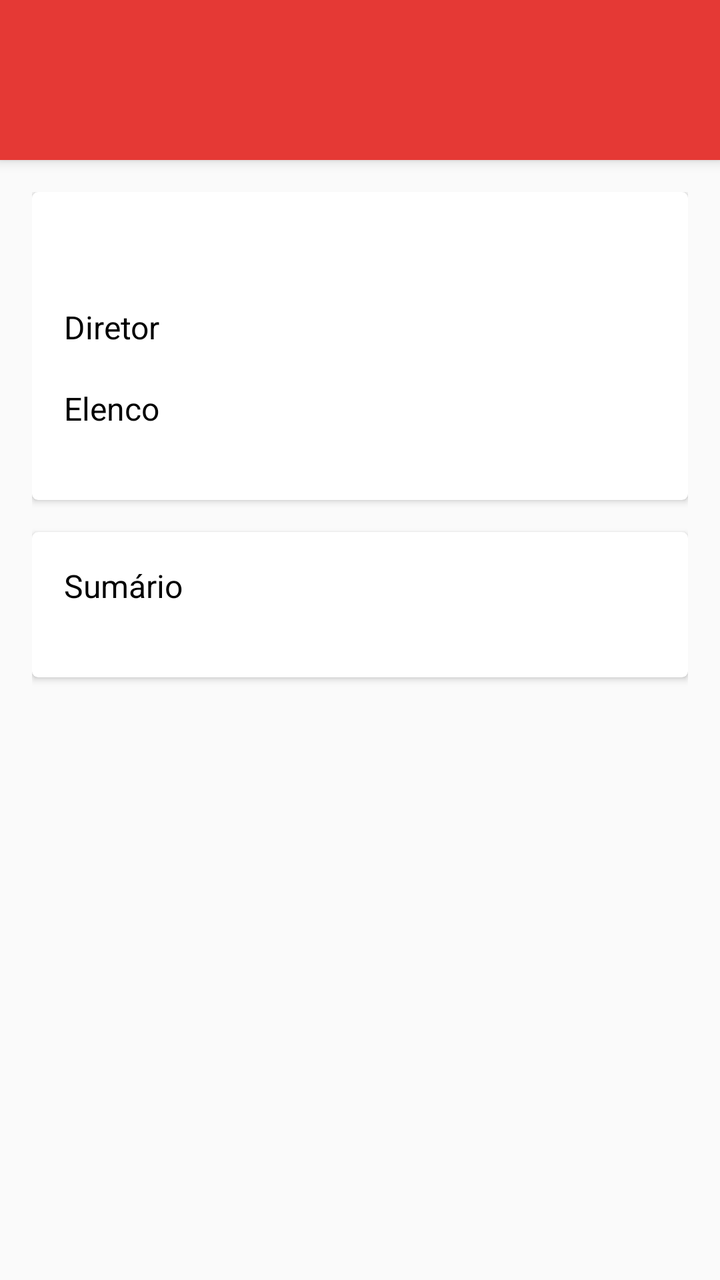
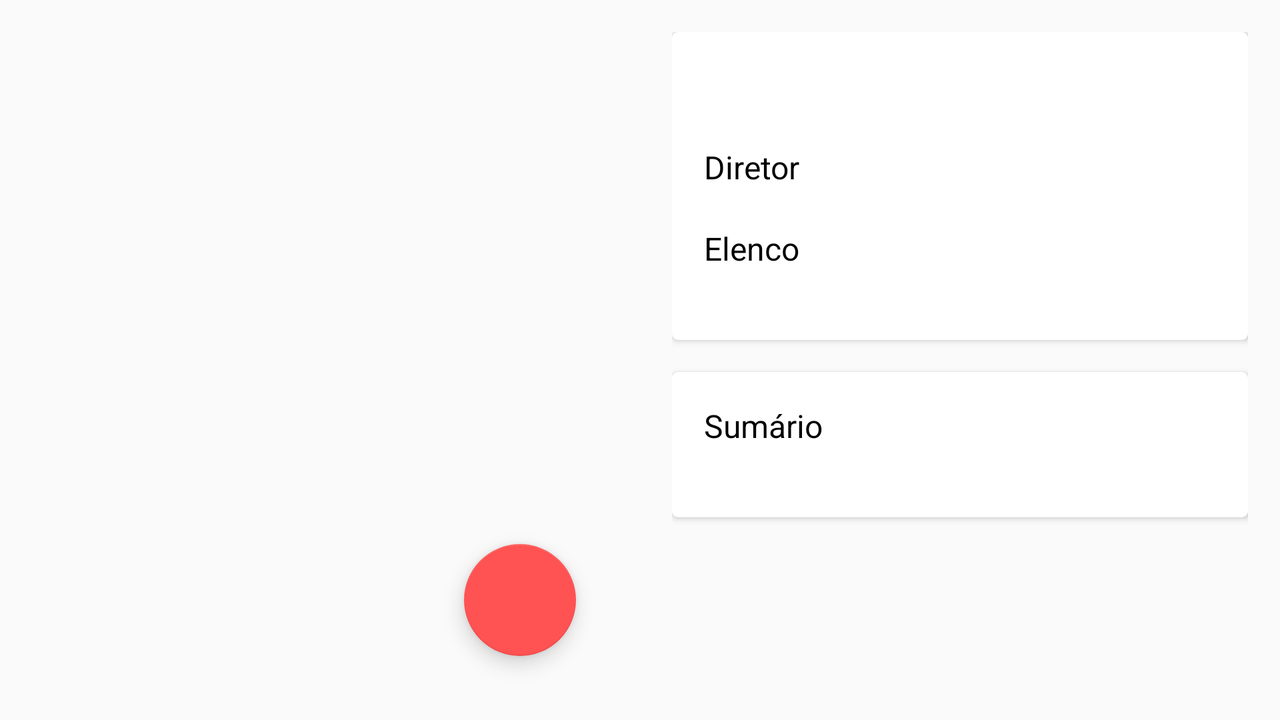

One screen, two layout resources from the same app: the default and the repository's alternative for another configuration. Each is rendered where Android would select it; the XML of both is given below.
<!-- AndroidManifest.xml: activity theme AppTheme.Translucent -->
<!-- res/layout/activity_detalhe.xml -->
<android.support.design.widget.CoordinatorLayout xmlns:android="http://schemas.android.com/apk/res/android"
    xmlns:app="http://schemas.android.com/apk/res-auto"
    android:id="@+id/coordinator"
    android:layout_width="match_parent"
    android:layout_height="match_parent">

    <android.support.v4.widget.NestedScrollView
        android:layout_width="match_parent"
        android:layout_height="match_parent"
        android:clipToPadding="false"
        android:scrollbars="vertical"
        app:layout_behavior="@string/appbar_scrolling_view_behavior">

        <include layout="@layout/conteudo" />
    </android.support.v4.widget.NestedScrollView>

    <android.support.design.widget.AppBarLayout
        android:id="@+id/appBar"
        android:layout_width="match_parent"
        android:layout_height="wrap_content"
        app:elevation="4dp">

        <android.support.design.widget.CollapsingToolbarLayout
            android:id="@+id/collapseToolbar"
            android:layout_width="match_parent"
            android:layout_height="match_parent"
            app:contentScrim="?attr/colorPrimary"
            app:layout_scrollFlags="scroll|exitUntilCollapsed">

            <ImageView
                android:id="@+id/poster"
                android:layout_width="match_parent"
                android:layout_height="match_parent"
                android:scaleType="centerCrop"
                app:layout_collapseMode="parallax"
                app:layout_collapseParallaxMultiplier="0.7" />

            <android.support.v7.widget.Toolbar
                android:id="@+id/toolbar"
                android:layout_width="match_parent"
                android:layout_height="@dimen/toolbar_height_translucent"
                android:paddingTop="@dimen/toolbar_padding_translucent"
                app:layout_collapseMode="pin" />
        </android.support.design.widget.CollapsingToolbarLayout>

    </android.support.design.widget.AppBarLayout>

    <android.support.design.widget.FloatingActionButton
        android:id="@+id/fabFavorito"
        android:layout_width="wrap_content"
        android:layout_height="wrap_content"
        android:layout_margin="16dp"
        app:elevation="6dp"
        app:fabSize="normal"
        app:layout_anchor="@+id/appBar"
        app:layout_anchorGravity="bottom|right|end" />

</android.support.design.widget.CoordinatorLayout>
<!-- res/layout/conteudo.xml (included above) -->
<LinearLayout xmlns:android="http://schemas.android.com/apk/res/android"
    xmlns:cardview="http://schemas.android.com/apk/res-auto"
    android:layout_width="match_parent"
    android:layout_height="wrap_content"
    android:orientation="vertical"
    android:padding="16dp">
    <android.support.v7.widget.CardView
        android:layout_width="match_parent"
        android:layout_height="match_parent"
        cardview:cardBackgroundColor="@android:color/white"
        cardview:cardCornerRadius="3dp"
        cardview:cardElevation="2dp">
        <LinearLayout
            android:layout_width="match_parent"
            android:layout_height="wrap_content"
            android:orientation="vertical"
            android:padding="16dp">
            <TextView
                android:id="@+id/txtTitulo"
                style="@style/Titulo"
                android:layout_width="match_parent"
                android:layout_height="wrap_content" />
            <TextView
                android:id="@+id/txtAno"
                style="@style/TextoComum"
                android:layout_width="match_parent"
                android:layout_height="wrap_content" />


            <TextView
                style="@style/Titulo"
                android:layout_width="match_parent"
                android:layout_height="wrap_content"
                android:text="@string/diretor" />

            <TextView
                android:id="@+id/txtDiretor"
                style="@style/TextoComum"
                android:layout_width="match_parent"
                android:layout_height="wrap_content" />
            <TextView
                style="@style/Titulo"
                android:layout_width="match_parent"
                android:layout_height="wrap_content"
                android:text="@string/elenco" />
            <TextView
                android:id="@+id/txtElenco"
                style="@style/TextoComum"
                android:layout_width="match_parent"
                android:layout_height="wrap_content" />
        </LinearLayout>
    </android.support.v7.widget.CardView>
    <android.support.v7.widget.CardView
        android:layout_width="match_parent"
        android:layout_height="match_parent"
        android:layout_marginTop="16dp"
        android:layout_marginBottom="16dp"
        android:padding="16dp"
        cardview:cardBackgroundColor="@android:color/white"
        cardview:cardCornerRadius="3dp"
        cardview:cardElevation="2dp">
        <LinearLayout
            android:layout_width="match_parent"
            android:layout_height="wrap_content"
            android:orientation="vertical"
            android:padding="16dp">
            <TextView
                style="@style/Titulo"
                android:layout_width="match_parent"
                android:layout_height="wrap_content"
                android:text="@string/sumario" />
            <TextView
                android:id="@+id/txtSummary"
                style="@style/TextoComum"
                android:layout_width="match_parent"
                android:layout_height="wrap_content" />
        </LinearLayout>
    </android.support.v7.widget.CardView>
</LinearLayout>
<!-- resources referenced by this layout -->
<resources>
  <!-- from res/values-v21/ -->
  <dimen name="toolbar_height_translucent">80dp</dimen>
  <!-- from res/values-v21/ -->
  <dimen name="toolbar_padding_translucent">24dp</dimen>
  <string name="diretor">Diretor</string>
  <string name="elenco">Elenco</string>
  <string name="sumario">Sumário</string>
  <style name="TextoComum">
          <item name="android:textSize">14sp</item>
          <item name="android:textColor">@android:color/darker_gray</item>
      </style>
  <style name="Titulo">
          <item name="android:textSize">16sp</item>
          <item name="android:textColor">@android:color/black</item>
      </style>
  <!-- from res/values-v21/ -->
  <style name="AppTheme.Translucent" parent="AppTheme">
          <item name="android:fitsSystemWindows">true</item>
          <item name="android:windowTranslucentStatus">true</item>
      </style>
  <!-- from res/values-v21/ -->
  <style name="AppTheme" parent="AppTheme.Base">
          <item name="android:windowContentTransitions">true</item>
          <item name="android:windowSharedElementEnterTransition">
              @android:transition/move
          </item>
          <item name="android:windowSharedElementExitTransition">
              @android:transition/move
          </item>
          <item name="android:navigationBarColor">@color/cor_primaria_escura</item>
      </style>
  <style name="AppTheme.Base" parent="Theme.AppCompat.Light.NoActionBar">
          
          <item name="android:textColorPrimary">@color/cor_texto_primaria</item>
          <item name="colorPrimary">@color/cor_primaria</item>
          <item name="colorPrimaryDark">@color/cor_primaria_escura</item>
          <item name="colorAccent">@color/cor_acentuada</item>
      </style>
  <color name="cor_primaria_escura">#d32f2f</color>
  <color name="cor_texto_primaria">#ECEFF1</color>
  <color name="cor_primaria">#e53935</color>
  <color name="cor_acentuada">#FF5252</color>
</resources>
<!-- res/layout-land/activity_detalhe.xml (the repository's variant of the layout above) -->
<!-- drawn on the phone turned sideways -->
<android.support.design.widget.CoordinatorLayout
    xmlns:android="http://schemas.android.com/apk/res/android"
    xmlns:app="http://schemas.android.com/apk/res-auto"
    android:id="@+id/coordinator"
    android:layout_width="match_parent"
    android:layout_height="match_parent">
    <LinearLayout
        android:layout_width="match_parent"
        android:layout_height="match_parent"
        android:orientation="horizontal">
        <FrameLayout
            android:layout_width="0dp"
            android:layout_height="match_parent"
            android:layout_weight="1"
            android:orientation="vertical"
            android:padding="16dp">
            <ImageView
                android:id="@+id/poster"
                android:layout_width="match_parent"
                android:layout_height="match_parent"
                android:layout_gravity="center"
                android:scaleType="fitStart" />
            <android.support.v7.widget.Toolbar
                android:id="@+id/toolbar"
                android:layout_width="match_parent"
                android:layout_height="?android:attr/actionBarSize"/>
            <android.support.design.widget.FloatingActionButton
                android:id="@+id/fabFavorito"
                android:layout_width="wrap_content"
                android:layout_height="wrap_content"
                android:layout_gravity="right|bottom"
                android:layout_margin="16dp"
                app:backgroundTint="@color/cor_acentuada"
                app:fabSize="normal"
                app:layout_anchor="@+id/poster" />
        </FrameLayout>
        <android.support.v4.widget.NestedScrollView
            android:layout_width="0dp"
            android:layout_height="match_parent"
            android:layout_weight="1"
            android:clipToPadding="false"
            android:scrollbars="vertical">
            <include layout="@layout/conteudo" />
        </android.support.v4.widget.NestedScrollView>
    </LinearLayout>
</android.support.design.widget.CoordinatorLayout>
<!-- resources referenced by the variant -->
<!-- as the phone turned sideways resolves them -->
<resources>
  <color name="cor_acentuada">#FF5252</color>
  <string name="diretor">Diretor</string>
  <string name="elenco">Elenco</string>
  <string name="sumario">Sumário</string>
  <style name="TextoComum">
          <item name="android:textSize">14sp</item>
          <item name="android:textColor">@android:color/darker_gray</item>
      </style>
  <style name="Titulo">
          <item name="android:textSize">16sp</item>
          <item name="android:textColor">@android:color/black</item>
      </style>
  <!-- from res/values-v21/ -->
  <style name="AppTheme.Translucent" parent="AppTheme">
          <item name="android:fitsSystemWindows">true</item>
          <item name="android:windowTranslucentStatus">true</item>
      </style>
  <!-- from res/values-v21/ -->
  <style name="AppTheme" parent="AppTheme.Base">
          <item name="android:windowContentTransitions">true</item>
          <item name="android:windowSharedElementEnterTransition">
              @android:transition/move
          </item>
          <item name="android:windowSharedElementExitTransition">
              @android:transition/move
          </item>
          <item name="android:navigationBarColor">@color/cor_primaria_escura</item>
      </style>
  <style name="AppTheme.Base" parent="Theme.AppCompat.Light.NoActionBar">
          
          <item name="android:textColorPrimary">@color/cor_texto_primaria</item>
          <item name="colorPrimary">@color/cor_primaria</item>
          <item name="colorPrimaryDark">@color/cor_primaria_escura</item>
          <item name="colorAccent">@color/cor_acentuada</item>
      </style>
  <color name="cor_primaria_escura">#d32f2f</color>
  <color name="cor_texto_primaria">#ECEFF1</color>
  <color name="cor_primaria">#e53935</color>
</resources>
